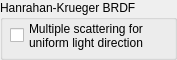
<?xml version="1.0" encoding="UTF-8"?>
<ui version="4.0">
 <class>HanrahanKruegerBRDFSettings</class>
 <widget class="QGroupBox" name="HanrahanKruegerBRDFSettings">
  <property name="geometry">
   <rect>
    <x>0</x>
    <y>0</y>
    <width>177</width>
    <height>60</height>
   </rect>
  </property>
  <property name="minimumSize">
   <size>
    <width>0</width>
    <height>60</height>
   </size>
  </property>
  <property name="maximumSize">
   <size>
    <width>16777215</width>
    <height>60</height>
   </size>
  </property>
  <property name="windowTitle">
   <string>GroupBox</string>
  </property>
  <property name="title">
   <string>Hanrahan-Krueger BRDF</string>
  </property>
  <widget class="QCheckBox" name="multipleScatteringCheckBox">
   <property name="geometry">
    <rect>
     <x>10</x>
     <y>20</y>
     <width>161</width>
     <height>31</height>
    </rect>
   </property>
   <property name="text">
    <string>Multiple scattering for
uniform light direction</string>
   </property>
  </widget>
 </widget>
 <resources/>
 <connections/>
</ui>
